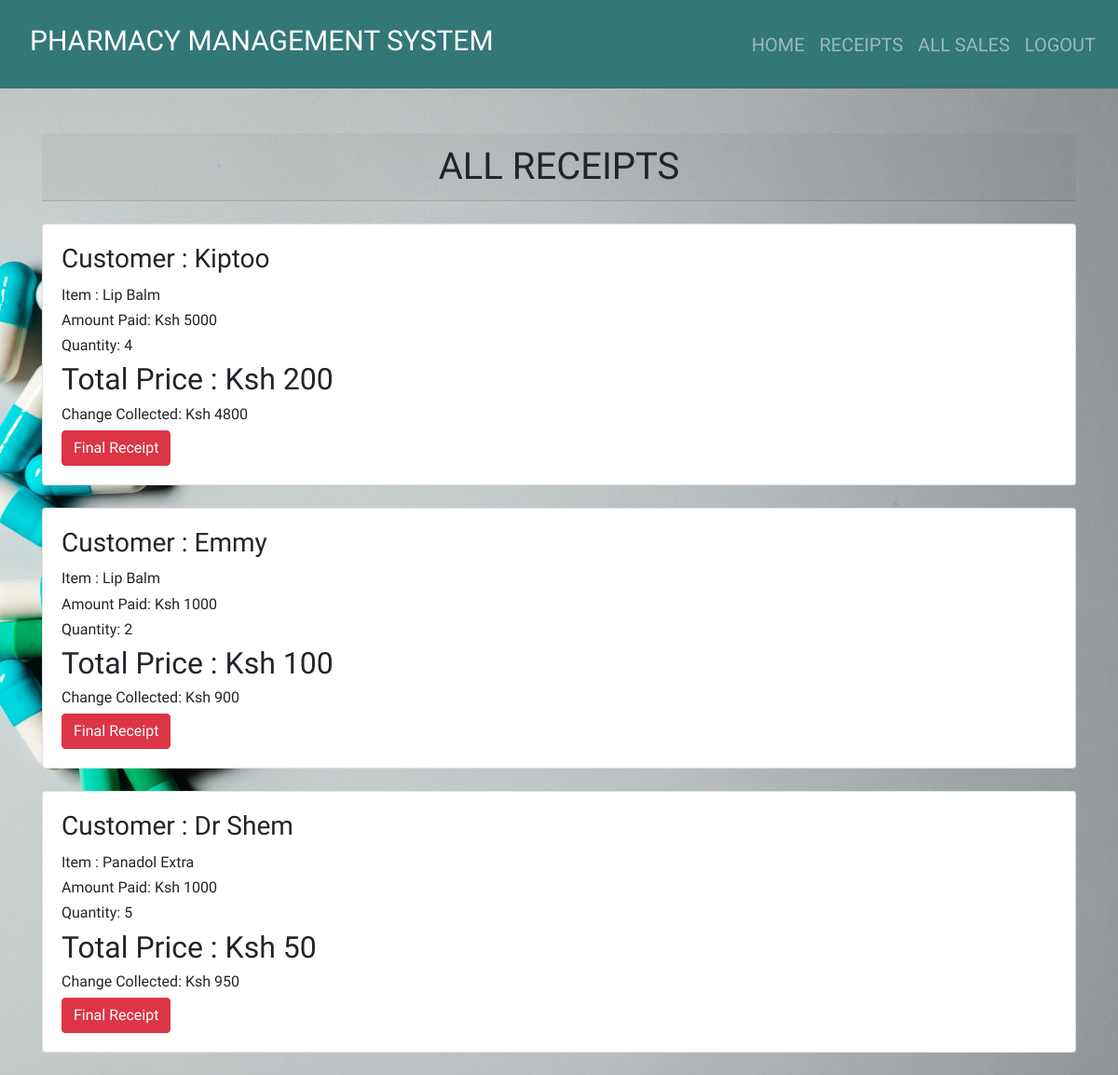
The app's page /receipt/ (signed in) with its own data.
### product_app/models.py (models this page shows, shortened)
class Sale(models.Model):
    item = models.ForeignKey(Product, on_delete = models.CASCADE)
    quantity = models.IntegerField(default = 0, null = True, blank = True)
    amount_received = models.IntegerField(default = 0, null = True, blank = True)
    issued_to = models.CharField(max_length = 50, null = True, blank = True)
    unit_price = models.IntegerField(default = 0, null = True, blank = True)
    def get_total(self):
        total = self.quantity * self.item.unit_price
        return int(total)
    def get_change(self):
        change = self.get_total() - self.amount_received
        return abs(int(change))

class Product(models.Model):
    category_name = models.ForeignKey(Category, on_delete = models.CASCADE,null = True, blank = True )
    item_name = models.CharField(max_length = 50, null = True, blank = True)
    total_quantity = models.IntegerField(default = 0, null = True, blank = True)
    issued_quantity = models.IntegerField(default = 0, null = True, blank = True)
    received_quantity = models.IntegerField(default = 0, null = True, blank = True)
    unit_price = models.IntegerField(default=0, null=True, blank=True)
    def __str__(self):
        return self.item_name

### product_app/views.py (the view)
# urls.py: path('receipt/', views.receipt, name = "receipt"),
@login_required
def receipt(request):
    sales = Sale.objects.all().order_by('-id')
    return render(request,
    'products/receipt.html',
    {'sales': sales,
    })

### templates/products/receipt.html
 {% extends 'products/base.html'%} {% block content%}
<br /><br>
<div class="container">
  <h1 class="card-header text-center">ALL RECEIPTS</h1><br>
  {% for sale in sales %}
  <div class="card">
    <div class="card-body">
      <h3 class="card-title">Customer : {{sale.issued_to | title}}</h3>
      <h6 class="card-text">Item : {{sale.item}}</h6>
      <h6 class="card-text">Amount Paid:  Ksh {{ sale.amount_received }}</h6>
      <h6 class="card-text">Quantity: {{sale.quantity }}</h6>
      <h2>Total Price :  Ksh {{ sale.get_total }}</h2>
      <div style="flex: 1">
        <h6 class="card-text">Change Collected:  Ksh {{ sale.get_change }}</h6>
        <a href="{% url 'receipt_detail' sale.id %}">
          <input
            type="submit"
            value="Final Receipt"
            class="btn btn-danger"
            type="button"
          />
        </a>
      </div>
    </div>
  </div>
  <br />
  {% endfor %}
</div>
{% endblock %}

### product_app/static/css/main.css (style rules this page uses)
html,body { position: relative; overflow-x: hidden; background: url('/static/images/img6.jpg'); width: 100% !important; height: 100vh; display: table; position: relative; background-position: center; background-attachment: scroll; -o-background-size: cover; -moz-background-size: cover; -webkit-background-size: cover; background-size: cover; background-repeat: no-repeat; }
body { background-color: hsl(0, 0%, 98%); font-family: 'raleway'; }

### records on screen
Sale: issued_to "Kiptoo", item "Lip Balm", amount_received "5000", quantity "4", get_total "200", get_change "4800"
Sale: issued_to "Emmy", item "Lip Balm", amount_received "1000", quantity "2", get_total "100", get_change "900"
Sale: issued_to "Dr Shem", item "Panadol Extra", amount_received "1000", quantity "5", get_total "50", get_change "950"
